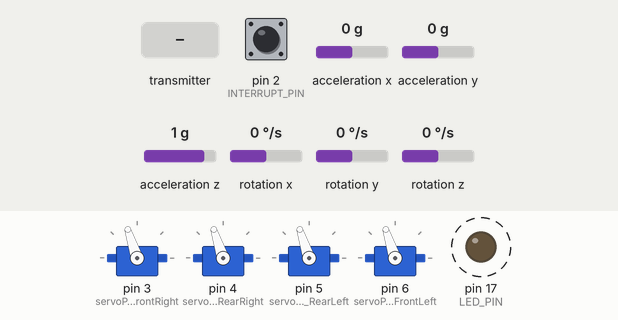
Bench run of a sketch on a simulated Arduino Uno, built with avr-gcc and run on an emulated ATmega328P. Parts: 4 × servo, output pins drawn as LEDs (lit = HIGH). Dashed ring = blinking. The test bench sets the inputs (shaded band); at power-on: pin 2 (INTERRUPT_PIN) LOW, acceleration x 0 g, acceleration y 0 g, acceleration z 1 g, rotation x 0 °/s, rotation y 0 °/s, rotation z 0 °/s. The sensor or clock chip raises its interrupt line as the real part does; no radio packets arrive unless stated; what the sketch prints to the serial monitor is not drawn.

Above: at 1.7 s.
1.8 s: the transmitter starts sending roll = 0
At 2.5 s:
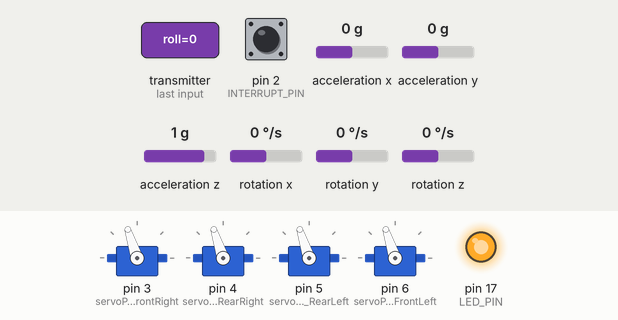
At 4.6 s:
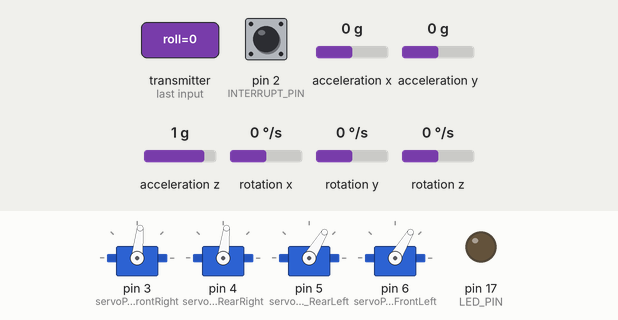
4.8 s: the transmitter starts sending pitch = 255
At 7.0 s:
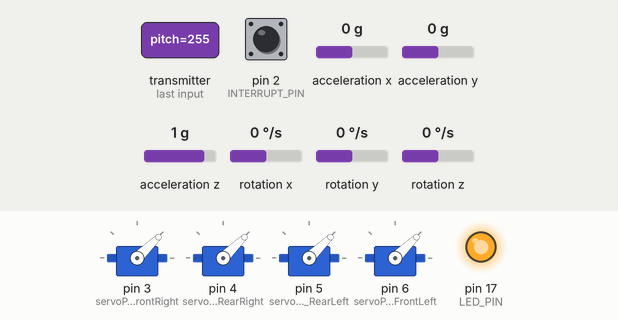
Timing chart, 0 to 16.8 s (numbered marks = the images above; inputs shaded):
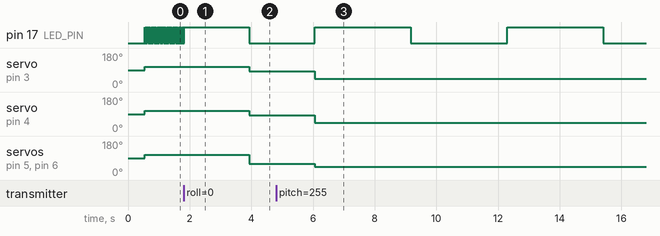

The sketch:

MPU6050_Transiever_ESC_PID.ino
```cpp
// ================================================================
// ===                     MPU - CONFIG                         ===
// ================================================================

/* ============================================
I2Cdev device library code is placed under the MIT license
Copyright (c) 2012 Jeff Rowberg

Permission is hereby granted, free of charge, to any person obtaining a copy
of this software and associated documentation files (the "Software"), to deal
in the Software without restriction, including without limitation the rights
to use, copy, modify, merge, publish, distribute, sublicense, and/or sell
copies of the Software, and to permit persons to whom the Software is
furnished to do so, subject to the following conditions:

The above copyright notice and this permission notice shall be included in
all copies or substantial portions of the Software.

THE SOFTWARE IS PROVIDED "AS IS", WITHOUT WARRANTY OF ANY KIND, EXPRESS OR
IMPLIED, INCLUDING BUT NOT LIMITED TO THE WARRANTIES OF MERCHANTABILITY,
FITNESS FOR A PARTICULAR PURPOSE AND NONINFRINGEMENT. IN NO EVENT SHALL THE
AUTHORS OR COPYRIGHT HOLDERS BE LIABLE FOR ANY CLAIM, DAMAGES OR OTHER
LIABILITY, WHETHER IN AN ACTION OF CONTRACT, TORT OR OTHERWISE, ARISING FROM,
OUT OF OR IN CONNECTION WITH THE SOFTWARE OR THE USE OR OTHER DEALINGS IN
THE SOFTWARE.
===============================================
*/

// I2Cdev and MPU6050 must be installed as libraries, or else the .cpp/.h files
// for both classes must be in the include path of your project
#include "I2Cdev.h"

#include "MPU6050_6Axis_MotionApps20.h"
//#include "MPU6050.h" // not necessary if using MotionApps include file

// Arduino Wire library is required if I2Cdev I2CDEV_ARDUINO_WIRE implementation
// is used in I2Cdev.h
#if I2CDEV_IMPLEMENTATION == I2CDEV_ARDUINO_WIRE
    #include "Wire.h"
#endif


MPU6050 mpu;

#define OUTPUT_READABLE_YAWPITCHROLL

#define INTERRUPT_PIN 2  // use pin 2 on Arduino Uno & most boards
#define LED_PIN 17 // (Arduino is 13, Teensy is 11, Teensy++ is 6)
bool blinkState = false;

// MPU control/status vars
bool dmpReady = false;  // set true if DMP init was successful
uint8_t mpuIntStatus;   // holds actual interrupt status byte from MPU
uint8_t devStatus;      // return status after each device operation (0 = success, !0 = error)
uint16_t packetSize;    // expected DMP packet size (default is 42 bytes)
uint16_t fifoCount;     // count of all bytes currently in FIFO
uint8_t fifoBuffer[64]; // FIFO storage buffer

// orientation/motion vars
Quaternion q;           // [w, x, y, z]         quaternion container
VectorInt16 aa;         // [x, y, z]            accel sensor measurements
VectorInt16 aaReal;     // [x, y, z]            gravity-free accel sensor measurements
VectorInt16 aaWorld;    // [x, y, z]            world-frame accel sensor measurements
VectorFloat gravity;    // [x, y, z]            gravity vector
float euler[3];         // [psi, theta, phi]    Euler angle container
float ypr[3];           // [yaw, pitch, roll]   yaw/pitch/roll container and gravity vector

// ================================================================
// ===                     ESC - SETUP                          ===
// ================================================================
#include <Servo.h>
int throttle_input, yaw_input, pitch_input, roll_input;

byte servoPin_FrontRight = 3;        // ESC Signal pin
byte servoPin_RearRight = 4;    // ESC Signal pin
byte servoPin_RearLeft = 5;      // ESC Signal pin
byte servoPin_FrontLeft = 6;        // ESC Signal pin
Servo servo_FrontLeft, servo_RearRight, servo_FrontRight, servo_RearLeft;
bool motor_on_flag = false;

// ================================================================
// ===                     Reciever - SETUP                     ===
// ================================================================
#include <SPI.h>
#include <nRF24L01.h>
#include <RF24.h>
const uint64_t pipeIn = 0xE8E8F0F0E1LL; //Remember that this code is the same as in the transmitter
RF24 radio(9, 10);
unsigned long lastRecvTime = 0;

//We could use up to 32 channels
struct MyData {
  byte throttle; //We define each byte of data input, in this case just 6 channels
  byte yaw;
  byte pitch;
  byte roll;
  byte AUX1;
  byte AUX2;
};
MyData data;


// ================================================================
// ===               INTERRUPT DETECTION ROUTINE                ===
// ================================================================

volatile bool mpuInterrupt = false;     // indicates whether MPU interrupt pin has gone high
void dmpDataReady() {
    mpuInterrupt = true;
}


// ================================================================
// ===                      INITIAL SETUP                       ===
// ================================================================

void setup() {
    // Set ESC pins
    servo_FrontRight.attach(servoPin_FrontRight);
    servo_RearRight.attach(servoPin_RearRight);
    servo_RearLeft.attach(servoPin_RearLeft);
    servo_FrontLeft.attach(servoPin_FrontLeft);

    // Set Reciever
    resetData();
    radio.begin();
    radio.setAutoAck(false);
    radio.setDataRate(RF24_250KBPS);
    radio.openReadingPipe(1,pipeIn);
    //we start the radio comunication
    radio.startListening();

    // join I2C bus (I2Cdev library doesn't do this automatically)
    #if I2CDEV_IMPLEMENTATION == I2CDEV_ARDUINO_WIRE
        Wire.begin();
        Wire.setClock(400000); // 400kHz I2C clock. Comment this line if having compilation difficulties
    #elif I2CDEV_IMPLEMENTATION == I2CDEV_BUILTIN_FASTWIRE
        Fastwire::setup(400, true);
    #endif

    // initialize serial communication
    // (115200 chosen because it is required for Teapot Demo output, but it's
    // really up to you depending on your project)
    Serial.begin(115200);
    while (!Serial); // wait for Leonardo enumeration, others continue immediately

    // NOTE: 8MHz or slower host processors, like the Teensy @ 3.3V or Arduino
    // Pro Mini running at 3.3V, cannot handle this baud rate reliably due to
    // the baud timing being too misaligned with processor ticks. You must use
    // 38400 or slower in these cases, or use some kind of external separate
    // crystal solution for the UART timer.

    // initialize device
    Serial.println(F("Initializing I2C devices..."));
    mpu.initialize();
    pinMode(INTERRUPT_PIN, INPUT);

    // verify connection
    Serial.println(F("Testing device connections..."));
    Serial.println(mpu.testConnection() ? F("MPU6050 connection successful") : F("MPU6050 connection failed"));

    // wait for ready
    //Serial.println(F("\nSend any character to begin DMP programming and demo: "));
    //while (Serial.available() && Serial.read()); // empty buffer
    //while (!Serial.available());                 // wait for data
    //Serial.println(F("\nTurn pitch all the way up: "));
    //recvData();
//    while (!(data.pitch > 230)){
//      recvData();// wait for Max pitch signal
//    }
    //while (Serial.available() && Serial.read()); // empty buffer again

    // load and configure the DMP
    Serial.println(F("Initializing DMP..."));
    devStatus = mpu.dmpInitialize();

    // supply your own gyro offsets here, scaled for min sensitivity
    mpu.setXGyroOffset(-93);
    mpu.setYGyroOffset(115);
    mpu.setZGyroOffset(381);
    mpu.setZAccelOffset(773); // 1688 factory default for my test chip

    // make sure it worked (returns 0 if so)
    if (devStatus == 0) {
        // Calibration Time: generate offsets and calibrate our MPU6050
        mpu.CalibrateAccel(6);
        mpu.CalibrateGyro(6);
        mpu.PrintActiveOffsets();
        // turn on the DMP, now that it's ready
        Serial.println(F("Enabling DMP..."));
        mpu.setDMPEnabled(true);

        // enable Arduino interrupt detection
        Serial.print(F("Enabling interrupt detection (Arduino external interrupt "));
        Serial.print(digitalPinToInterrupt(INTERRUPT_PIN));
        Serial.println(F(")..."));
        attachInterrupt(digitalPinToInterrupt(INTERRUPT_PIN), dmpDataReady, RISING);
        mpuIntStatus = mpu.getIntStatus();

        // set our DMP Ready flag so the main loop() function knows it's okay to use it
        Serial.println(F("DMP ready! Waiting for first interrupt..."));
        dmpReady = true;

        // get expected DMP packet size for later comparison
        packetSize = mpu.dmpGetFIFOPacketSize();
    } else {
        // ERROR!
        // 1 = initial memory load failed
        // 2 = DMP configuration updates failed
        // (if it's going to break, usually the code will be 1)
        Serial.print(F("DMP Initialization failed (code "));
        Serial.print(devStatus);
        Serial.println(F(")"));
    }

    // configure LED for output
    pinMode(LED_PIN, OUTPUT);

    motor_on_flag = true;
}

// Variables for PID control (have to be tuned)
double yaw_error, pitch_error, roll_error;
double yaw_adjust, pitch_adjust, roll_adjust;
int last_time, current_time, time_delta;
int Kp_YPR[] = {2,2,2};
int Ki_YPR[] = {0.1,0.1,0.1};
int Kd_YPR[] = {10,10,10};
double last_reading[3];
float yaw_PID[3], pitch_PID[3], roll_PID[3];
float integrated_error_yaw;
float esc_1, esc_2, esc_3, esc_4;
float throttle;
bool motor_cal_flag = true;

void loop() {
    // Recieve from nRF24L01
    recvData();
    unsigned long now = millis();
    //Here we check if we've lost signal, if we did we reset the values
    if ( now - lastRecvTime > 1000 ) {
    // Signal lost?
    resetData();
    }
    throttle_input = map(data.throttle, 127, 255, 1000, 1900);
    yaw_input      = map(data.yaw, 0, 255, -127, 127);
    pitch_input    = map(data.pitch, 0, 255, -127, 127);
    roll_input     = -map(data.roll, 0, 255, -127, 127); // Roll input inverted

    if(pitch_input > 115 and throttle_input < 900){ // Turn of motor if pitch all the way up and throttle all the way down
      motor_on_flag = false;
    }


    // if programming failed, don't try to do anything
    if (!dmpReady) return;
    // read a packet from FIFO

    if (mpu.dmpGetCurrentFIFOPacket(fifoBuffer)) { // Get the Latest packet

        #ifdef OUTPUT_READABLE_YAWPITCHROLL
            // display Euler angles in degrees
            mpu.dmpGetQuaternion(&q, fifoBuffer);
            mpu.dmpGetGravity(&gravity, &q);
            mpu.dmpGetYawPitchRoll(ypr, &q, &gravity);
//            Serial.print("ypr\t");
//            Serial.print(ypr[0] * 180/M_PI);
//            Serial.print("\t");
//            Serial.print(ypr[1] * 180/M_PI);
//            Serial.print("\t");
//            Serial.println(ypr[2] * 180/M_PI);
        #endif


    // PID control
    current_time = millis();
    time_delta   = current_time - last_time;
    last_time = current_time;
    yaw_error = yaw_input - ypr[0] * 180/M_PI;
    pitch_error = pitch_input - ypr[1] * 180/M_PI;
    roll_error = roll_input - ypr[2] * 180/M_PI;


    // Calc each P,I,D-value for yaw, pitch, roll
    yaw_PID[0] = Kp_YPR[0] * yaw_error;
    integrated_error_yaw += yaw_error;
    yaw_PID[1] = Ki_YPR[0] * integrated_error_yaw;
    yaw_PID[2] = Kd_YPR[0] * (last_reading[0] - yaw_error);
    pitch_PID[0] = Kp_YPR[1] * pitch_error;
    pitch_PID[1] = Ki_YPR[1] * (last_reading[1] + pitch_error);
    pitch_PID[2] = Kd_YPR[1] * (last_reading[1] - pitch_error)/time_delta;
    roll_PID[0] = Kp_YPR[2] * roll_error;
    roll_PID[1] = Ki_YPR[2] * (last_reading[2] + roll_error);
    roll_PID[2] = Kd_YPR[2] * (last_reading[2] - roll_error)/time_delta;

    yaw_adjust = (yaw_PID[0] + yaw_PID[1] + yaw_PID[2]);
    pitch_adjust = (pitch_PID[0] + pitch_PID[1] + pitch_PID[2]);
    roll_adjust = (roll_PID[0] + roll_PID[1] + roll_PID[2]);

    last_reading[0] = yaw_error;
    last_reading[1] = pitch_error;
    last_reading[2] = roll_error;

    throttle = throttle_input; // Hover speed. Have to be adjusted (Or automatically calculated)
    if(throttle > 1700){
      throttle = 1700;
    }
    if(throttle < 1150){
      throttle = 1150;
    }


    esc_1 = throttle - pitch_adjust + roll_adjust - yaw_adjust; //Calculate the pulse for esc 1 (front-right - CCW)
    esc_2 = throttle + pitch_adjust + roll_adjust + yaw_adjust; //Calculate the pulse for esc 2 (rear-right - CW)
    esc_3 = throttle + pitch_adjust - roll_adjust - yaw_adjust; //Calculate the pulse for esc 3 (rear-left - CCW)
    esc_4 = throttle - pitch_adjust - roll_adjust + yaw_adjust; //Calculate the pulse for esc 4 (front-left - CW)
    if(esc_1 > 1800){
      esc_1 = 1800;
    }else if(esc_1 < 1150){
      esc_1 = 1150;
    }
    if(esc_2 > 1800){
      esc_2 = 1800;
    }else if(esc_2 < 1150){
      esc_2 = 1150;
    }
    if(esc_3 > 1800){
      esc_3 = 1800;
    }else if(esc_3 < 1150){
      esc_3 = 1150;
    }
    if(esc_4 > 1800){
      esc_4 = 1800;
    }else if(esc_4 < 1150){
      esc_4 = 1150;
    }


    Serial.print("esc_1\t");
    Serial.print(esc_1);
    Serial.print("esc_2\t");
    Serial.print(esc_2);
    Serial.print("esc_3\t");
    Serial.print(esc_3);
    Serial.print("esc_4\t");
    Serial.print(esc_4);
    Serial.print("throttle\t");
    Serial.println(throttle_input);


//    Serial.print("ypr\t");
//    Serial.print(yaw_adjust);
//    Serial.print("\t");
//    Serial.print(pitch_adjust);
//    Serial.print("\t");
//    Serial.println(roll_adjust);


        // blink LED to indicate activity
        blinkState = !blinkState;
        digitalWrite(LED_PIN, blinkState);
    }

    if(motor_on_flag and !motor_cal_flag){
      servo_FrontRight.write(esc_1);
      servo_RearRight.write(esc_2);
      servo_RearLeft.write(esc_3);
      servo_FrontLeft.write(esc_4);
    }else if(motor_cal_flag){
      servo_FrontRight.write(throttle_input);
      servo_RearRight.write(throttle_input);
      servo_RearLeft.write(throttle_input);
      servo_FrontLeft.write(throttle_input);
    }else{
      servo_FrontRight.write(1000);
      servo_RearRight.write(1000);
      servo_RearLeft.write(1000);
      servo_FrontLeft.write(1000);
      Serial.print("Motors stopped!");
      delay(1000);
    }
    if(roll_input > 115){ // Stop motor calibration after turning roll input to the right?
      motor_cal_flag = false;
      Serial.print("Motor calibration finished.");
      delay(2000);
      recvData();
      delay(100); // Ugly but works (Else the motors get a increased roll signal.)
    }


}
```

reciever.ino
```cpp
void recvData()
{
  while ( radio.available() ) {
    radio.read(&data, sizeof(MyData));
    lastRecvTime = millis(); //here we receive the data
  }
}

void resetData()
{
  //We define the initial value of each data input
  //Joysticks will be in the middle position so 127 is the middle from 254
  data.throttle = 0;
  data.yaw = 127;
  data.pitch = 127;
  data.roll = 127;
  data.AUX1 = 0;
  data.AUX2 = 0;

}
```

Measured:
- after the input at 1.8 s, servo on pin 3 (servoPin_FrontRight): 108° → 84° after 2.1 s; servo on pin 4 (servoPin_RearRight): 108° → 83° after 2.1 s; servo on pin 5 (servoPin_RearLeft), servo on pin 6 (servoPin_FrontLeft): 108° → 59° after 2.1 s
- after the input at 4.8 s, pin 17 (LED_PIN): HIGH → LOW after 4.4 s, → HIGH 3.1 s later, → LOW 3.1 s later; servo on pin 3 (servoPin_FrontRight): 84° → 44° after 1.3 s; servo on pin 4 (servoPin_RearRight): 83° → 44° after 1.3 s; servo on pin 5 (servoPin_RearLeft), servo on pin 6 (servoPin_FrontLeft): 59° → 44° after 1.3 s
